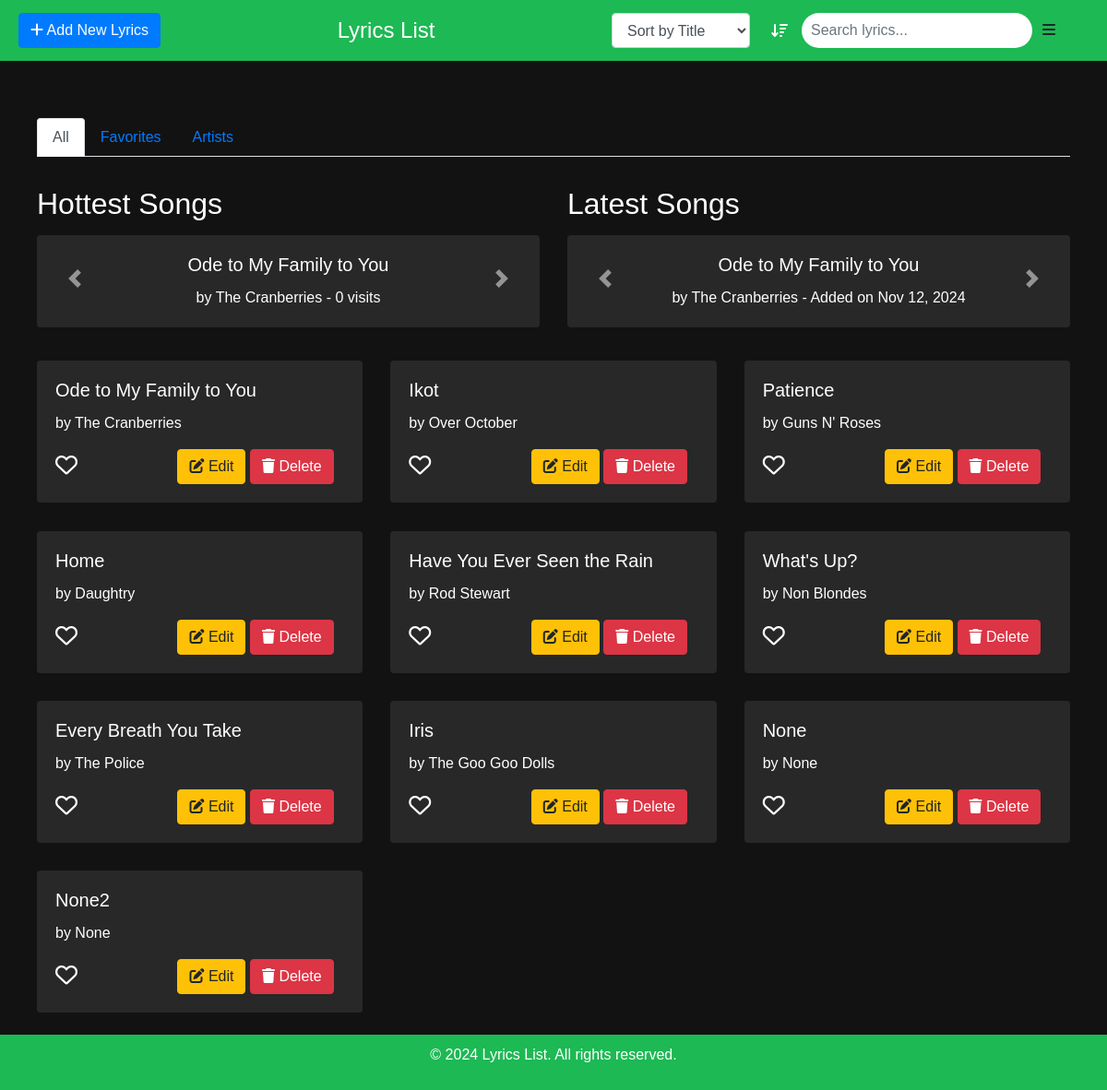
The app's page /lyrics/, older data.
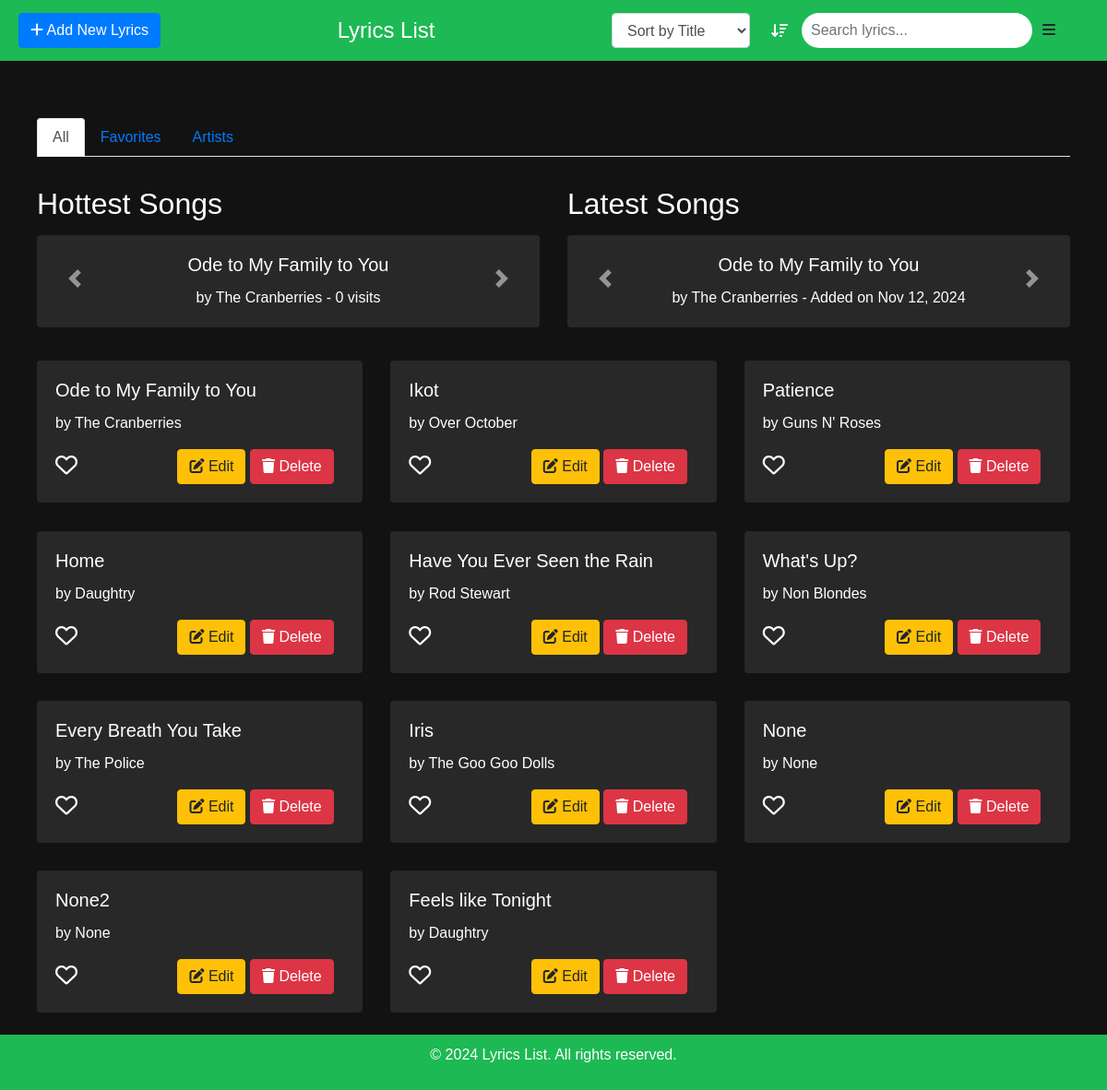
The same page, newer data.
### music_lyrics/models.py (models this page shows, shortened)
class Lyrics(models.Model):
    title = models.CharField(max_length=200)
    artist = models.CharField(max_length=200)
    lyrics = models.TextField()
    visit_count = models.PositiveIntegerField(default=0)  # Track visits
    date_added = models.DateTimeField(default=timezone.now)  # Track addition date

### music_lyrics/views.py (the view)
# urls.py: path('', views.lyrics_list, name='lyrics_list'),
def lyrics_list(request):
    lyrics = Lyrics.objects.all()
    artists_with_songs = []
    hottest_songs = Lyrics.objects.order_by('-visit_count')[:5]
    latest_songs = Lyrics.objects.order_by('-date_added')[:5]
    artists = Lyrics.objects.values_list('artist', flat=True).distinct()
    for artist in artists:
        songs = Lyrics.objects.filter(artist=artist)
        artists_with_songs.append({
            'artist': artist,
            'songs': songs
        })
    return render(request, 'music_lyrics/lyrics_list.html', {
        'lyrics': lyrics,
        'artists_with_songs': artists_with_songs,
        'hottest_songs': hottest_songs,
        'latest_songs': latest_songs
    })

### music_lyrics/templates/music_lyrics/lyrics_list.html (shortened to what this page needs)
<!DOCTYPE html>
{% load static %}
<html lang="en">
<head>
    <link rel="stylesheet" href="https://maxcdn.bootstrapcdn.com/bootstrap/4.5.2/css/bootstrap.min.css">
    <link rel="stylesheet" href="https://cdnjs.cloudflare.com/ajax/libs/font-awesome/5.15.4/css/all.min.css">
    <link rel="stylesheet" href="https://cdnjs.cloudflare.com/ajax/libs/font-awesome/6.0.0-beta3/css/all.min.css">
</head>
<body>
    <div class="header">
        <div class="search-container">
            <a href="{% url 'lyrics_create' %}" class="btn btn-primary">
                <i class="fas fa-plus"></i> Add New Lyrics
            </a>
            <h1>Lyrics List</h1>
            <div class="d-flex align-items-center">
                <select id="sort" class="form-control" style="width: 150px; margin-right: 10px;">
                    <option value="title">Sort by Title</option>
                </select>
                <i id="sortDirection" class="fas fa-sort-amount-down ml-2" style="cursor: pointer;"></i>
                <input type="text" id="search" placeholder="Search lyrics..." class="form-control">
                <button class="btn" id="menu-toggle">
                    <i class="fas fa-bars"></i>
                </button>
            </div>
        </div>
    </div>
    <div class="container">
        <ul class="nav nav-tabs" id="lyricsTabs">
            <li class="nav-item">
                <a class="nav-link active" href="#all-lyrics" data-toggle="tab">All</a>
            </li>
            <li class="nav-item">
                <a class="nav-link" href="#favorite-lyrics" data-toggle="tab">Favorites</a>
            </li>
            <li class="nav-item">
                <a class="nav-link" href="#artist-lyrics" data-toggle="tab">Artists</a>
            </li>
        </ul>
        <div class="tab-content">
            <div id="all-lyrics" class="tab-pane fade show active">
                <div class="row">
                    <div class="col-md-6">
                        <h2>Hottest Songs</h2>
                        <div id="hottestCarousel" class="carousel slide" data-ride="carousel">
                            <div class="carousel-inner">
                                {% for song in hottest_songs %}
                                    <div class="carousel-item {% if forloop.first %}active{% endif %}">
                                        <div class="row">
                                            <div class="col-md-12">
                                                <div class="card">
                                                    <div class="card-body">
                                                        <h5 class="card-title">
                                                            <a href="{% url 'lyrics_detail' song.pk %}" class="text-white">{{ song.title }}</a>
                                                        </h5>
                                                        <p class="card-text">by {{ song.artist }} - {{ song.visit_count }} visits</p>
                                                    </div>
                                                </div>
                                            </div>
                                        </div>
                                    </div>
                                {% endfor %}
                            </div>
                            <a class="carousel-control-prev" href="#hottestCarousel" role="button" data-slide="prev">
                                <span class="carousel-control-prev-icon" aria-hidden="true"></span>
                            </a>
                            <a class="carousel-control-next" href="#hottestCarousel" role="button" data-slide="next">
                                <span class="carousel-control-next-icon" aria-hidden="true"></span>
                            </a>
                        </div>
                    </div>
                    <div class="col-md-6">
                        <h2>Latest Songs</h2>
                        <div id="latestCarousel" class="carousel slide" data-ride="carousel">
                            <div class="carousel-inner">
                                {% for song in latest_songs %}
                                    <div class="carousel-item {% if forloop.first %}active{% endif %}">
                                        <div class="row">
                                            <div class="col-md-12">
                                                <div class="card">
                                                    <div class="card-body">
                                                        <h5 class="card-title">
                                                            <a href="{% url 'lyrics_detail' song.pk %}" class="text-white">{{ song.title }}</a>
                                                        </h5>
                                                        <p class="card-text">by {{ song.artist }} - Added on {{ song.date_added|date:"M d, Y" }}</p>
                                                    </div>
                                                </div>
                                            </div>
                                        </div>
                                    </div>
                                {% endfor %}
                            </div>
                            <a class="carousel-control-prev" href="#latestCarousel" role="button" data-slide="prev">
                                <span class="carousel-control-prev-icon" aria-hidden="true"></span>
                            </a>
                            <a class="carousel-control-next" href="#latestCarousel" role="button" data-slide="next">
                                <span class="carousel-control-next-icon" aria-hidden="true"></span>
                            </a>
                        </div>
                    </div>
                </div>
                <div class="row" id="lyrics-list" style="margin-top: 30px;">
                    {% for lyric in lyrics %}
                        <div class="col-md-4 mb-4 lyrics-item" data-id="{{ lyric.pk }}">
                            <div class="card">
                                <div class="card-body">
                                    <h5 class="card-title">
                                        <a href="{% url 'lyrics_detail' lyric.pk %}" class="text-white">{{ lyric.title }}</a>
                                    </h5>
                                    <p class="card-text">by {{ lyric.artist }}</p>
                                    <button class="btn favorite-btn" data-id="{{ lyric.pk }}" data-title="{{ lyric.title }}" data-artist="{{ lyric.artist }}">
                                        <i class="far fa-heart"></i>
                                    </button>
                                    <a href="{% url 'lyrics_update' lyric.pk %}" class="btn btn-warning" style="margin-left: 6.5rem;"><i class="fas fa-edit"></i> Edit</a>
                                    <a href="{% url 'lyrics_delete' lyric.pk %}"
                                       class="btn btn-danger"
                                       onclick="return confirm('Are you sure you want to delete this lyric?');">
                                       <i class="fas fa-trash"></i> Delete
                                    </a>
                                </div>
                            </div>
                        </div>
                    {% endfor %}
                </div>
            </div>
        </div>
    </div>
    <footer>
        <p>&copy; 2024 Lyrics List. All rights reserved.</p>
    </footer>
</body>
</html>

### music_lyrics/templates/music_lyrics/lyrics_list.html (style rules this page uses)
body { background-color: #121212; color: #ffffff; font-family: 'Arial', sans-serif; margin: 0; padding-bottom: 60px; }
.header { background-color: #1DB954; color: white; padding: 10px 20px; position: fixed; width: 100%; top: 0; z-index: 1000; }
.header h1 { margin: 0; font-size: 1.5rem; flex-grow: 1; text-align: center; }
.search-container { display: flex; justify-content: space-between; align-items: center; padding: 0; }
.search-container .btn, .search-container select, .search-container input { flex-shrink: 0; }
.search-container select { width: auto; margin-right: 10px; }
.search-container input { max-width: 250px; border-radius: 20px; border: none; padding: 5px 10px; }
.container { margin-top: 8rem; padding: 0 10px; }
.card { background-color: #282828; color: #ffffff; margin-top: 0.4rem; transition: transform 0.3s; border: none; }
.favorite-btn { border: none; background-color: transparent; cursor: pointer; padding: 0; outline: none; justify-content: space-between; align-items: center; flex-shrink: 0; }
.favorite-btn i { font-size: 1.5rem; color: #ffffff; }
footer { background-color: #1DB954; color: white; text-align: center; padding: 10px 0; position: fixed; bottom: 0; left: 0; right: 0; z-index: 1000; }
.nav-tabs { margin-bottom: 1rem; }
.tab-content { margin-top: 2rem; }
#sortDirection { cursor: pointer; padding: 5px; margin-right: 10px; }
#menu-toggle { padding: 10px; margin-right: 3rem; }
.carousel-item { text-align: center; }
.card { background-color: #282828; color: #ffffff; }

Row changes from the older to the newer data that the page shows:
added Lyrics: title "Feels like Tonight", artist "Daughtry"
